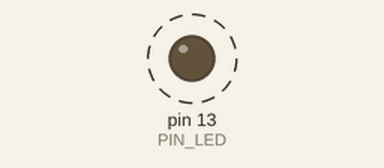
Bench run of a sketch on a simulated Arduino Uno, built with avr-gcc and run on an emulated ATmega328P. On the bench: output pins drawn as LEDs (lit = HIGH). Dashed ring = blinking.

Above: at 0.1 s.
Timing chart, 0 to 3.0 s (numbered marks = the images above):
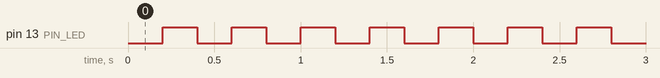

Measured:
- by itself, pin 13 (PIN_LED): alternates HIGH for 0.20 s and LOW for 0.20 s

The sketch:

03_example.ino
```cpp
#define PIN_LED 13

void setup() {
  // put your setup code here, to run once:
  pinMode(PIN_LED,OUTPUT);
}

void loop() {
  // put your main code here, to run repeatedly:
  digitalWrite(PIN_LED,0);
  delay(200);
  digitalWrite(PIN_LED,1);
  delay(200);
}
```
